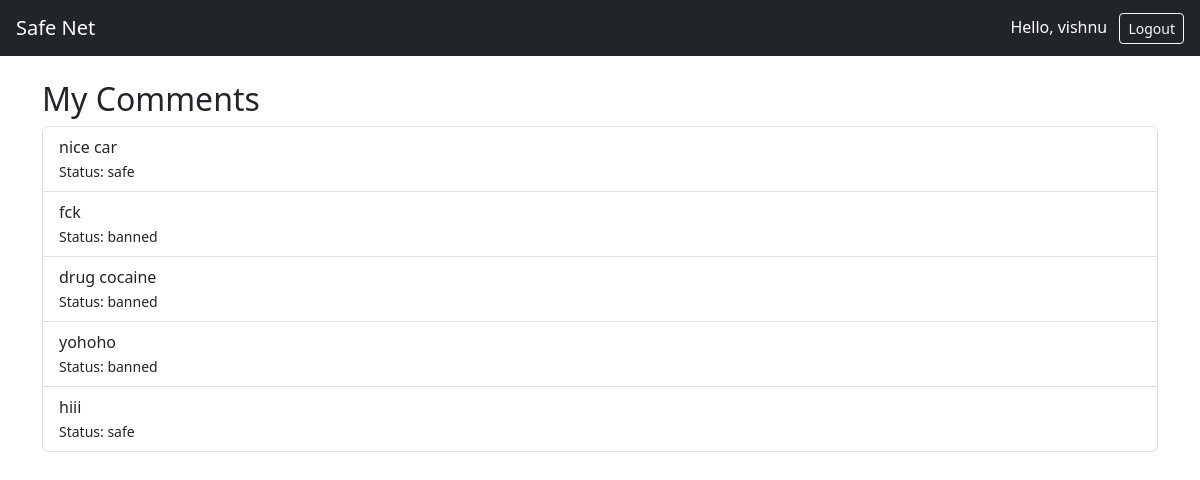
/moderation/mine/ (signed in), run on the app's committed database.
### users/models.py (models this page shows, shortened)
class User(AbstractUser):
    ROLE_CHOICES = (
        ('admin', 'Admin'),
        ('moderator', 'Moderator'),
        ('user', 'User'),
    )
    role = models.CharField(max_length=20, choices=ROLE_CHOICES, default='user')
    is_banned = models.BooleanField(default=False)

### moderation/models.py (models this page shows, shortened)
class Content(models.Model):
    STATUS_CHOICES = (
        ('safe', 'Safe'),
        ('flagged', 'Flagged'),
        ('banned', 'Banned'),
    )
    user = models.ForeignKey(User, on_delete=models.CASCADE, related_name="contents")
    text = models.CharField(max_length=1000)
    created_at = models.DateTimeField(auto_now_add=True)  # use auto_now_add, not auto_now
    status = models.CharField(max_length=20, choices=STATUS_CHOICES, default='safe')

### moderation/views.py (the view)
# urls.py: path('mine/', my_comments_view, name='my_comments'),
@login_required
def my_comments_view(request):
    comments = Content.objects.filter(user=request.user).order_by("-created_at")
    return render(request, "moderation/my_comments.html", {"comments": comments})

### moderation/templates/moderation/my_comments.html
{% extends "base.html" %}
{% block content %}
<h2>My Comments</h2>
<ul class="list-group">
  {% for comment in comments %}
    <li class="list-group-item">
      {{ comment.text }} <br>
      <small>Status: {{ comment.status }}</small>
    </li>
  {% empty %}
    <li class="list-group-item">No comments yet.</li>
  {% endfor %}
</ul>
{% endblock %}

### templates/base.html (shortened to what this page needs)
<!DOCTYPE html>
<html lang="en">
<head>
  <link href="https://cdn.jsdelivr.net/npm/bootstrap@5.3.0/dist/css/bootstrap.min.css" rel="stylesheet">
</head>
<body>
  <nav class="navbar navbar-dark bg-dark px-3">
    <a class="navbar-brand" href="{% url 'home' %}">Safe Net</a>
    <div>
      {% if user.is_authenticated %}
        <span class="text-white">Hello, {{ user.username }}</span>
        <a href="{% url 'logout' %}" class="btn btn-sm btn-outline-light ms-2">Logout</a>
      {% else %}
        <a href="{% url 'login' %}" class="btn btn-sm btn-outline-light">Login</a>
        <a href="{% url 'register' %}" class="btn btn-sm btn-primary ms-2">Register</a>
      {% endif %}
    </div>
  </nav>
  <div class="container mt-4">
    {% block content %}{% endblock %}
  </div>
</body>
</html>

### data on the page
User: username "vishnu"
Content: text "nice car", status "safe"
Content: text "fck", status "banned"
Content: text "drug cocaine", status "banned"
Content: text "yohoho", status "banned"
Content: text "hiii", status "safe"
